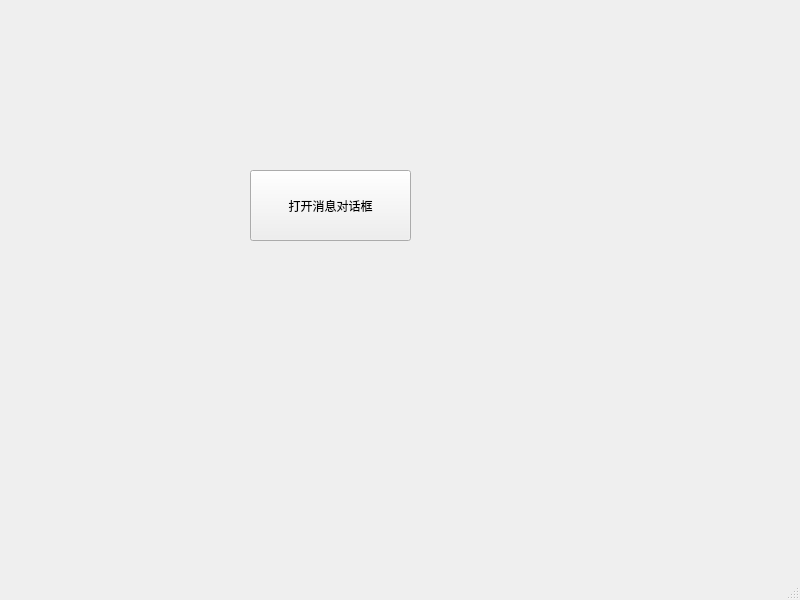
<?xml version="1.0" encoding="UTF-8"?>
<ui version="4.0">
 <class>MainWindow</class>
 <widget class="QMainWindow" name="MainWindow">
  <property name="geometry">
   <rect>
    <x>0</x>
    <y>0</y>
    <width>800</width>
    <height>600</height>
   </rect>
  </property>
  <property name="windowTitle">
   <string>MainWindow</string>
  </property>
  <widget class="QWidget" name="centralwidget">
   <widget class="QPushButton" name="pushButton">
    <property name="geometry">
     <rect>
      <x>250</x>
      <y>170</y>
      <width>161</width>
      <height>71</height>
     </rect>
    </property>
    <property name="text">
     <string>打开消息对话框</string>
    </property>
   </widget>
  </widget>
  <widget class="QMenuBar" name="menubar">
   <property name="geometry">
    <rect>
     <x>0</x>
     <y>0</y>
     <width>800</width>
     <height>22</height>
    </rect>
   </property>
  </widget>
  <widget class="QStatusBar" name="statusbar"/>
 </widget>
 <resources/>
 <connections/>
</ui>
